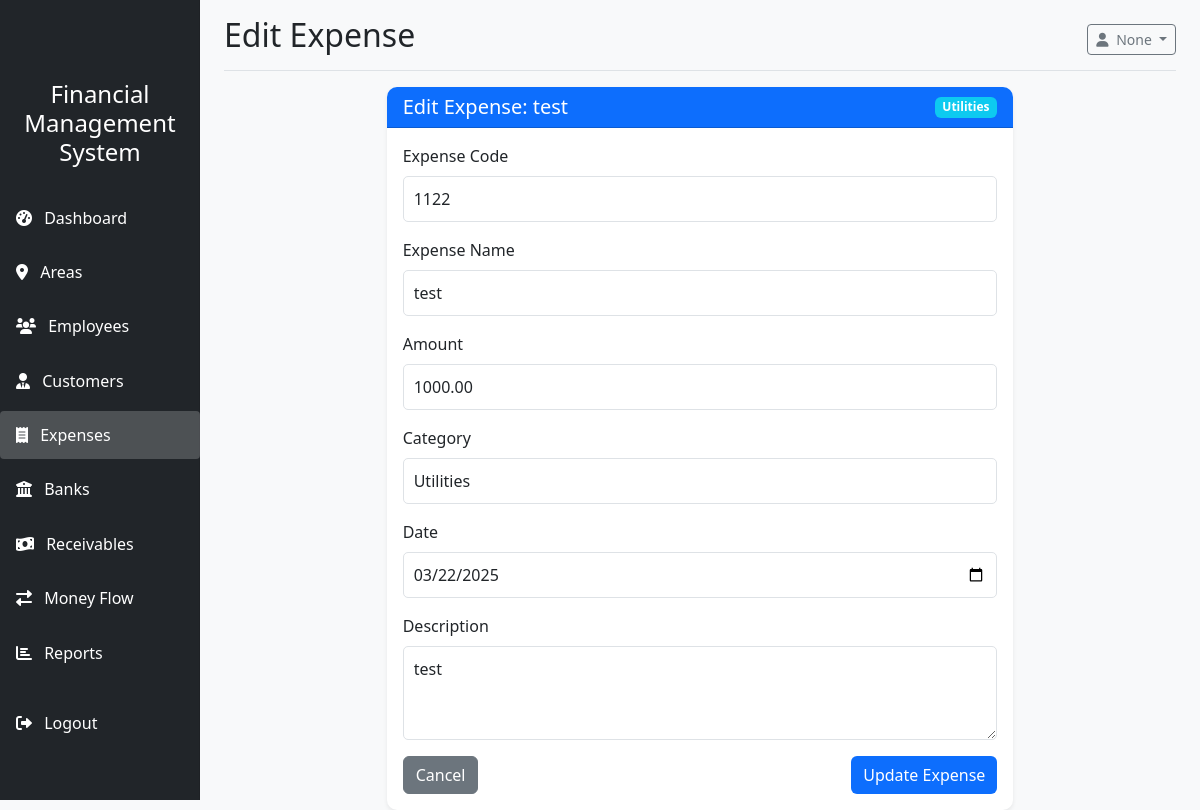
The page /dashboard/expenses/edit/1/ (signed in) on the database its author committed.
### authentication/models.py (models this page shows, shortened)
class User(AbstractUser):
    ROLE_CHOICES = (
        ('admin', 'Admin'),
        ('accountant', 'Accountant'),
    )
    username = None
    email = models.EmailField(_('email address'), unique=True)
    role = models.CharField(max_length=20, choices=ROLE_CHOICES, default='accountant')
    USERNAME_FIELD = 'email'
    REQUIRED_FIELDS = []
    objects = UserManager()

### dashboard/models.py (models this page shows, shortened)
class Expense(models.Model):
    CATEGORY_CHOICES = [
        ('utilities', 'Utilities'),
        ('rent', 'Rent'),
        ('salary', 'Salary'),
        ('maintenance', 'Maintenance'),
        ('supplies', 'Supplies'),
        ('marketing', 'Marketing'),
        ('travel', 'Travel'),
        ('taxes', 'Taxes'),
        ('insurance', 'Insurance'),
        ('other', 'Other'),
    ]
    expense_code = models.CharField(max_length=20, unique=True)
    name = models.CharField(max_length=100)
    amount = models.DecimalField(max_digits=10, decimal_places=2)
    category = models.CharField(max_length=20, choices=CATEGORY_CHOICES, default='other')
    date = models.DateField()
    description = models.TextField(blank=True, null=True)
    created_at = models.DateTimeField(auto_now_add=True)
    updated_at = models.DateTimeField(auto_now=True)
    class Meta:
        ordering = ['-date']

### dashboard/views.py (the view)
# urls.py: path('expenses/edit/<int:expense_id>/', views.edit_expense, name='edit_expense'),
@login_required
def edit_expense(request, expense_id):
    expense = get_object_or_404(Expense, id=expense_id)
    if request.method == 'POST':
        form = ExpenseForm(request.POST, instance=expense)
        if form.is_valid():
            form.save()
            messages.success(request, 'Expense updated successfully!')
            return redirect('expenses')
    else:
        form = ExpenseForm(instance=expense)
    context = {
        'form': form,
        'expense': expense,
        'active_page': 'expenses'
    }
    return render(request, 'dashboard/edit_expense.html', context)

### dashboard/forms.py (shortened to what this page needs)
class ExpenseForm(forms.ModelForm):
    class Meta:
        model = Expense
        fields = ['expense_code', 'name', 'amount', 'category', 'date', 'description']
        widgets = {
            'expense_code': forms.TextInput(attrs={'class': 'form-control', 'placeholder': 'Expense Code'}),
            'name': forms.TextInput(attrs={'class': 'form-control', 'placeholder': 'Expense Name'}),
            'amount': forms.NumberInput(attrs={'class': 'form-control', 'placeholder': 'Amount'}),
            'category': forms.Select(attrs={'class': 'form-control'}),
            'date': forms.DateInput(attrs={'class': 'form-control', 'type': 'date'}),
            'description': forms.Textarea(attrs={'class': 'form-control', 'placeholder': 'Description', 'rows': 3}),
        }
        labels = {
            'expense_code': 'Expense Code',
            'name': 'Expense Name',
            'amount': 'Amount',
            'category': 'Category',
            'date': 'Date',
            'description': 'Description',
        }

### dashboard/templates/dashboard/edit_expense.html (shortened to what this page needs)
{% extends 'dashboard/dashboard_base.html' %}
{% block page_title %}Edit Expense{% endblock %}
{% block dashboard_content %}
<div class="row">
    <div class="col-md-8 mx-auto">
        <div class="card shadow-sm">
            <div class="card-header bg-primary text-white d-flex justify-content-between align-items-center">
                <h5 class="mb-0">Edit Expense: {{ expense.name }}</h5>
                <span class="badge bg-info">{{ expense.get_category_display }}</span>
            </div>
            <div class="card-body">
                <form method="post" action="{% url 'edit_expense' expense.id %}">
                    <div class="mb-3">
                        <label for="{{ form.expense_code.id_for_label }}" class="form-label">{{ form.expense_code.label }}</label>
                        {{ form.expense_code }}
                    </div>
                    <div class="mb-3">
                        <label for="{{ form.name.id_for_label }}" class="form-label">{{ form.name.label }}</label>
                        {{ form.name }}
                    </div>
                    <div class="mb-3">
                        <label for="{{ form.amount.id_for_label }}" class="form-label">{{ form.amount.label }}</label>
                        {{ form.amount }}
                    </div>
                    <div class="mb-3">
                        <label for="{{ form.category.id_for_label }}" class="form-label">{{ form.category.label }}</label>
                        {{ form.category }}
                    </div>
                    <div class="mb-3">
                        <label for="{{ form.date.id_for_label }}" class="form-label">{{ form.date.label }}</label>
                        {{ form.date }}
                    </div>
                    <div class="mb-3">
                        <label for="{{ form.description.id_for_label }}" class="form-label">{{ form.description.label }}</label>
                        {{ form.description }}
                    </div>
                    <div class="d-flex justify-content-between">
                        <a href="{% url 'expenses' %}" class="btn btn-secondary">Cancel</a>
                        <button type="submit" class="btn btn-primary">Update Expense</button>
                    </div>
                </form>
            </div>
        </div>
    </div>
</div>
{% endblock %}

### dashboard/templates/dashboard/dashboard_base.html (shortened to what this page needs)
{% extends 'base.html' %}
{% block content %}
<div class="container-fluid">
    <div class="row">
        <div class="col-md-3 col-lg-2 d-md-block bg-dark sidebar collapse" id="sidebarMenu">
            <div class="position-sticky pt-3">
                <div class="logo-container">
                    <h4 class="text-white text-center p-3">Financial Management System</h4>
                </div>
                <ul class="nav flex-column">
                    <li class="nav-item">
                        <a class="nav-link text-white {% if active_page == 'dashboard' %}active{% endif %}" href="{% url 'dashboard' %}">
                            <i class="fas fa-tachometer-alt me-2"></i> Dashboard
                        </a>
                    </li>
                    <li class="nav-item">
                        <a class="nav-link text-white {% if active_page == 'areas' %}active{% endif %}" href="{% url 'areas' %}">
                            <i class="fas fa-map-marker-alt me-2"></i> Areas
                        </a>
                    </li>
                    <li class="nav-item">
                        <a class="nav-link text-white {% if active_page == 'employees' %}active{% endif %}" href="{% url 'employees' %}">
                            <i class="fas fa-users me-2"></i> Employees
                        </a>
                    </li>
                    <li class="nav-item">
                        <a class="nav-link text-white {% if active_page == 'customers' %}active{% endif %}" href="{% url 'customers' %}">
                            <i class="fas fa-user-tie me-2"></i> Customers
                        </a>
                    </li>
                    <li class="nav-item">
                        <a class="nav-link text-white {% if active_page == 'expenses' %}active{% endif %}" href="{% url 'expenses' %}">
                            <i class="fas fa-receipt me-2"></i> Expenses
                        </a>
                    </li>
                    <li class="nav-item">
                        <a class="nav-link text-white {% if active_page == 'banks' %}active{% endif %}" href="{% url 'banks' %}">
                            <i class="fas fa-university me-2"></i> Banks
                        </a>
                    </li>
                    <li class="nav-item">
                        <a class="nav-link text-white {% if active_page == 'receivables' %}active{% endif %}" href="{% url 'receivables' %}">
                            <i class="fas fa-money-bill-wave me-2"></i> Receivables
                        </a>
                    </li>
                    <li class="nav-item">
                        <a class="nav-link text-white {% if active_page == 'money_flow' %}active{% endif %}" href="{% url 'money_flow' %}">
                            <i class="fas fa-exchange-alt me-2"></i> Money Flow
                        </a>
                    </li>
                    <li class="nav-item">
                        <a class="nav-link text-white {% if active_page == 'reports' %}active{% endif %}" href="{% url 'reports' %}">
                            <i class="fas fa-chart-bar me-2"></i> Reports
                        </a>
                    </li>
                    <li class="nav-item mt-3">
                        <a class="nav-link text-white" href="{% url 'logout' %}">
                            <i class="fas fa-sign-out-alt me-2"></i> Logout
                        </a>
                    </li>
                </ul>
            </div>
        </div>
        <main class="col-md-9 ms-sm-auto col-lg-10 px-md-4">
            <div class="d-flex justify-content-between flex-wrap flex-md-nowrap align-items-center pt-3 pb-2 mb-3 border-bottom">
                <h1 class="h2">{% block page_title %}Dashboard{% endblock %}</h1>
                <div class="btn-toolbar mb-2 mb-md-0">
                    <div class="dropdown">
                        <button class="btn btn-sm btn-outline-secondary dropdown-toggle" type="button" id="userDropdown" data-bs-toggle="dropdown" aria-expanded="false">
                            <i class="fas fa-user me-1"></i> {{ request.user.username }}
                        </button>
                    </div>
                </div>
            </div>
            {% block dashboard_content %}{% endblock %}
        </main>
    </div>
</div>
{% endblock %}

### static/css/style.css (style rules this page uses)
body { font-family: 'Segoe UI', Tahoma, Geneva, Verdana, sans-serif; background-color: #f8f9fa; }
.sidebar { position: fixed; top: 0; bottom: 0; left: 0; z-index: 100; padding: 48px 0 0; box-shadow: inset -1px 0 0 rgba(0, 0, 0, .1); height: 100vh; }
.sidebar .nav-link { font-weight: 500; color: #333; padding: 0.75rem 1rem; margin: 0.2rem 0; border-radius: 0.25rem; }
.sidebar .nav-link.active { background-color: rgba(255, 255, 255, 0.2); }
.card { border: none; border-radius: 10px; box-shadow: 0 4px 6px rgba(0, 0, 0, 0.1); transition: transform 0.3s; }
.card-header { border-radius: 10px 10px 0 0 !important; font-weight: 600; }
.btn-primary { background-color: #0d6efd; border: none; }
.form-label { font-weight: 500; }
.form-control { border-radius: 5px; padding: 10px; }

### rows shown on the page
User: user.username "None"
Expense: name "test", category "Utilities", expense_code "1122", amount "1000.00", date "03/22/2025", description "test"
